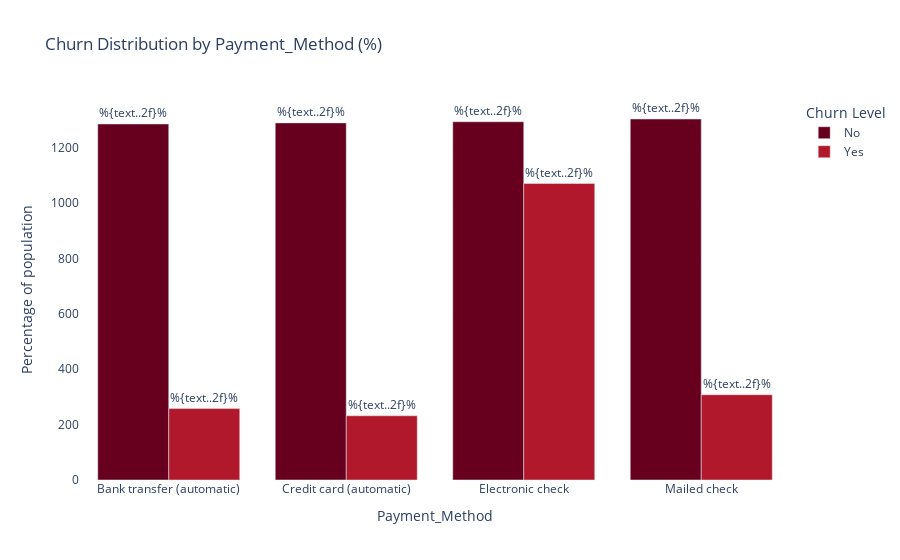
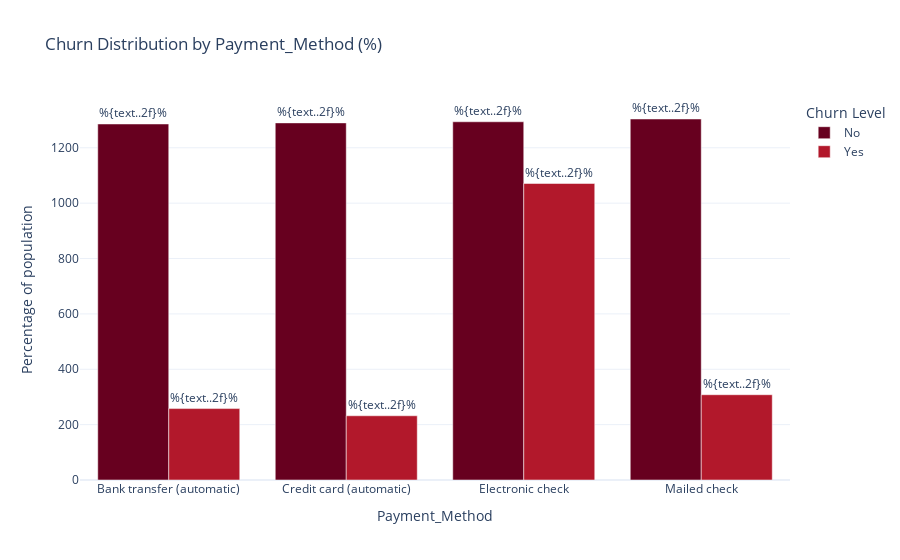
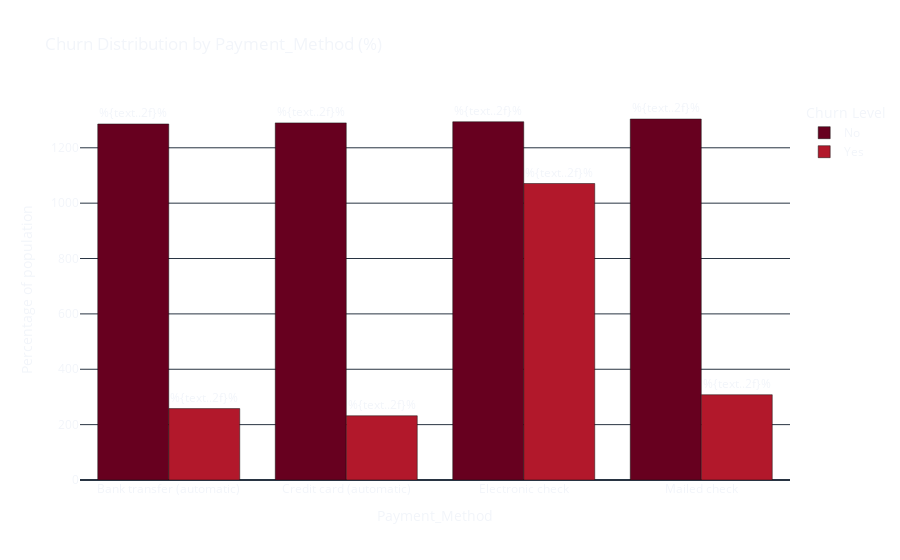
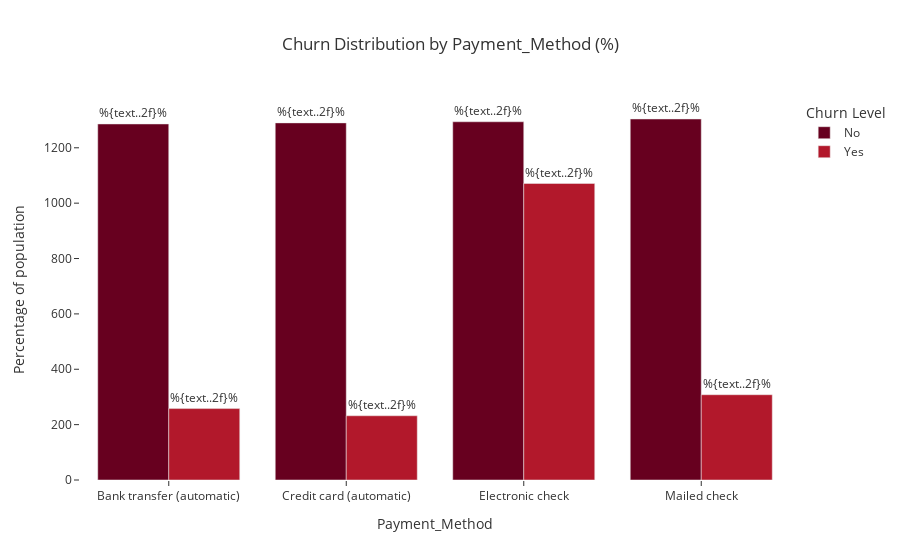

Notebook source saved alongside these figures, in order:
### Code cell
themes = ["plotly", "plotly_white", "plotly_dark", "ggplot2", "seaborn", "simple_white", "presentation", "xgridoff", "ygridoff", "gridon", "none"]

for theme in themes:
    fig.update_layout(template=theme)
    fig.show()

### Figure 1 — Plotly figure (JSON) as saved in the notebook; plotly's stock layout.template omitted (floating-point values rounded to 4 significant figures)
{"data": [{"alignmentgroup": "True", "hovertemplate": "Churn=No<br>Payment_Method=%{x}<br>total_by_Payment=%{y}<br>percentage=%{text}<extra></extra>", "legendgroup": "No", "marker": {"color": "rgb(103,0,31)", "pattern": {"shape": ""}}, "name": "No", "offsetgroup": "No", "orientation": "v", "showlegend": true, "text": [83.29, 84.76, 54.71, 80.89], "textposition": "outside", "texttemplate": "%{text..2f}%", "type": "bar", "x": ["Bank transfer (automatic)", "Credit card (automatic)", "Electronic check", "Mailed check"], "xaxis": "x", "y": [1286, 1290, 1294, 1304], "yaxis": "y"}, {"alignmentgroup": "True", "hovertemplate": "Churn=Yes<br>Payment_Method=%{x}<br>total_by_Payment=%{y}<br>percentage=%{text}<extra></extra>", "legendgroup": "Yes", "marker": {"color": "rgb(178,24,43)", "pattern": {"shape": ""}}, "name": "Yes", "offsetgroup": "Yes", "orientation": "v", "showlegend": true, "text": [16.71, 15.24, 45.29, 19.11], "textposition": "outside", "texttemplate": "%{text..2f}%", "type": "bar", "x": ["Bank transfer (automatic)", "Credit card (automatic)", "Electronic check", "Mailed check"], "xaxis": "x", "y": [258, 232, 1071, 308], "yaxis": "y"}], "layout": {"barmode": "group", "legend": {"title": {"text": "Churn Level"}, "tracegroupgap": 0}, "paper_bgcolor": "rgba(0, 0, 0, 0)", "plot_bgcolor": "rgba(0, 0, 0, 0)", "title": {"text": "Churn Distribution by Payment_Method (%)"}, "xaxis": {"anchor": "y", "domain": [0, 1], "title": {"text": "Payment_Method"}}, "yaxis": {"anchor": "x", "domain": [0, 1], "title": {"text": "Percentage of population"}}}}

### Figure 2 — Plotly figure (JSON) as saved in the notebook; plotly's stock layout.template omitted (floating-point values rounded to 4 significant figures)
{"data": [{"alignmentgroup": "True", "hovertemplate": "Churn=No<br>Payment_Method=%{x}<br>total_by_Payment=%{y}<br>percentage=%{text}<extra></extra>", "legendgroup": "No", "marker": {"color": "rgb(103,0,31)", "pattern": {"shape": ""}}, "name": "No", "offsetgroup": "No", "orientation": "v", "showlegend": true, "text": [83.29, 84.76, 54.71, 80.89], "textposition": "outside", "texttemplate": "%{text..2f}%", "type": "bar", "x": ["Bank transfer (automatic)", "Credit card (automatic)", "Electronic check", "Mailed check"], "xaxis": "x", "y": [1286, 1290, 1294, 1304], "yaxis": "y"}, {"alignmentgroup": "True", "hovertemplate": "Churn=Yes<br>Payment_Method=%{x}<br>total_by_Payment=%{y}<br>percentage=%{text}<extra></extra>", "legendgroup": "Yes", "marker": {"color": "rgb(178,24,43)", "pattern": {"shape": ""}}, "name": "Yes", "offsetgroup": "Yes", "orientation": "v", "showlegend": true, "text": [16.71, 15.24, 45.29, 19.11], "textposition": "outside", "texttemplate": "%{text..2f}%", "type": "bar", "x": ["Bank transfer (automatic)", "Credit card (automatic)", "Electronic check", "Mailed check"], "xaxis": "x", "y": [258, 232, 1071, 308], "yaxis": "y"}], "layout": {"barmode": "group", "legend": {"title": {"text": "Churn Level"}, "tracegroupgap": 0}, "paper_bgcolor": "rgba(0, 0, 0, 0)", "plot_bgcolor": "rgba(0, 0, 0, 0)", "title": {"text": "Churn Distribution by Payment_Method (%)"}, "xaxis": {"anchor": "y", "domain": [0, 1], "title": {"text": "Payment_Method"}}, "yaxis": {"anchor": "x", "domain": [0, 1], "title": {"text": "Percentage of population"}}}}

### Figure 3 — Plotly figure (JSON) as saved in the notebook; plotly's stock layout.template omitted (floating-point values rounded to 4 significant figures)
{"data": [{"alignmentgroup": "True", "hovertemplate": "Churn=No<br>Payment_Method=%{x}<br>total_by_Payment=%{y}<br>percentage=%{text}<extra></extra>", "legendgroup": "No", "marker": {"color": "rgb(103,0,31)", "pattern": {"shape": ""}}, "name": "No", "offsetgroup": "No", "orientation": "v", "showlegend": true, "text": [83.29, 84.76, 54.71, 80.89], "textposition": "outside", "texttemplate": "%{text..2f}%", "type": "bar", "x": ["Bank transfer (automatic)", "Credit card (automatic)", "Electronic check", "Mailed check"], "xaxis": "x", "y": [1286, 1290, 1294, 1304], "yaxis": "y"}, {"alignmentgroup": "True", "hovertemplate": "Churn=Yes<br>Payment_Method=%{x}<br>total_by_Payment=%{y}<br>percentage=%{text}<extra></extra>", "legendgroup": "Yes", "marker": {"color": "rgb(178,24,43)", "pattern": {"shape": ""}}, "name": "Yes", "offsetgroup": "Yes", "orientation": "v", "showlegend": true, "text": [16.71, 15.24, 45.29, 19.11], "textposition": "outside", "texttemplate": "%{text..2f}%", "type": "bar", "x": ["Bank transfer (automatic)", "Credit card (automatic)", "Electronic check", "Mailed check"], "xaxis": "x", "y": [258, 232, 1071, 308], "yaxis": "y"}], "layout": {"barmode": "group", "legend": {"title": {"text": "Churn Level"}, "tracegroupgap": 0}, "paper_bgcolor": "rgba(0, 0, 0, 0)", "plot_bgcolor": "rgba(0, 0, 0, 0)", "title": {"text": "Churn Distribution by Payment_Method (%)"}, "xaxis": {"anchor": "y", "domain": [0, 1], "title": {"text": "Payment_Method"}}, "yaxis": {"anchor": "x", "domain": [0, 1], "title": {"text": "Percentage of population"}}}}

### Figure 4 — Plotly figure (JSON) as saved in the notebook; plotly's stock layout.template omitted (floating-point values rounded to 4 significant figures)
{"data": [{"alignmentgroup": "True", "hovertemplate": "Churn=No<br>Payment_Method=%{x}<br>total_by_Payment=%{y}<br>percentage=%{text}<extra></extra>", "legendgroup": "No", "marker": {"color": "rgb(103,0,31)", "pattern": {"shape": ""}}, "name": "No", "offsetgroup": "No", "orientation": "v", "showlegend": true, "text": [83.29, 84.76, 54.71, 80.89], "textposition": "outside", "texttemplate": "%{text..2f}%", "type": "bar", "x": ["Bank transfer (automatic)", "Credit card (automatic)", "Electronic check", "Mailed check"], "xaxis": "x", "y": [1286, 1290, 1294, 1304], "yaxis": "y"}, {"alignmentgroup": "True", "hovertemplate": "Churn=Yes<br>Payment_Method=%{x}<br>total_by_Payment=%{y}<br>percentage=%{text}<extra></extra>", "legendgroup": "Yes", "marker": {"color": "rgb(178,24,43)", "pattern": {"shape": ""}}, "name": "Yes", "offsetgroup": "Yes", "orientation": "v", "showlegend": true, "text": [16.71, 15.24, 45.29, 19.11], "textposition": "outside", "texttemplate": "%{text..2f}%", "type": "bar", "x": ["Bank transfer (automatic)", "Credit card (automatic)", "Electronic check", "Mailed check"], "xaxis": "x", "y": [258, 232, 1071, 308], "yaxis": "y"}], "layout": {"barmode": "group", "legend": {"title": {"text": "Churn Level"}, "tracegroupgap": 0}, "paper_bgcolor": "rgba(0, 0, 0, 0)", "plot_bgcolor": "rgba(0, 0, 0, 0)", "title": {"text": "Churn Distribution by Payment_Method (%)"}, "xaxis": {"anchor": "y", "domain": [0, 1], "title": {"text": "Payment_Method"}}, "yaxis": {"anchor": "x", "domain": [0, 1], "title": {"text": "Percentage of population"}}}}
